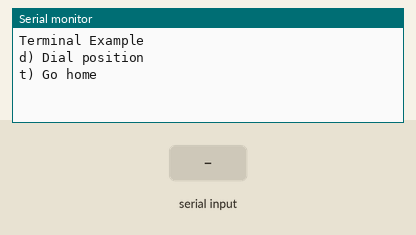
The sketch below on a simulated Arduino Uno, built with avr-gcc and run on an emulated ATmega328P. On the bench: the last lines printed to the serial monitor. Inputs (shaded band) come from the test bench.

Above: at 1.2 s.
1.3 s: "90,45\n" received over Serial
At 2.5 s:
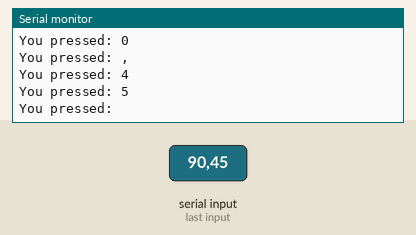
2.8 s: "d90\n" received over Serial
At 3.3 s:
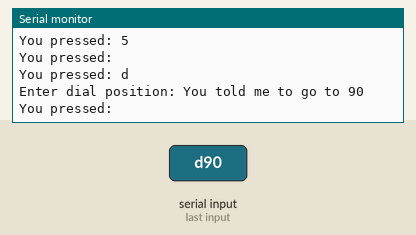
4.3 s: "d" received over Serial
At 5.1 s:
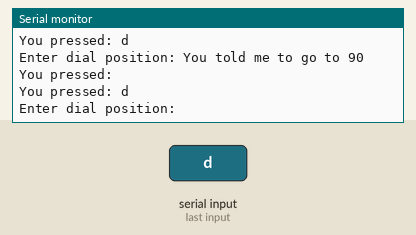
5.8 s: "30,150\n" received over Serial
At 6.7 s:
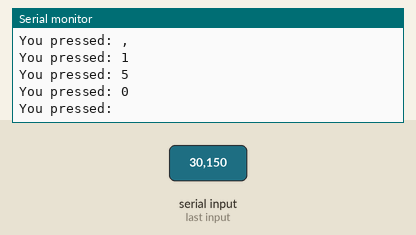
Timing chart, 0 to 8.3 s (numbered marks = the images above; inputs shaded):
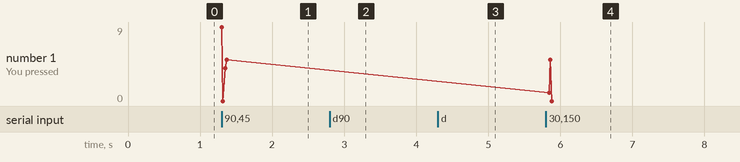

Measured:
- after the input at 1.3 s, the serial monitor: prints a new line at once (image 1)
- after the input at 2.8 s, the serial monitor: prints a new line at once (image 2)
- after the input at 4.3 s, the serial monitor: prints a new line at once (image 3)
- after the input at 5.8 s, the serial monitor: prints a new line at once (image 4)
- plotted number 1: 5 → 0 after the input at 5.8 s

The sketch:

command-prompt.ino
```cpp
void setup() {
  // put your setup code here, to run once:
  Serial.begin(9600);
  Serial.println("Terminal Example");

  Serial.println("d) Dial position");
  Serial.println("t) Go home");
}

void loop() {
  // put your main code here, to run repeatedly:
  byte incoming;
  if (Serial.available()) {
    incoming = Serial.read();
    Serial.print("You pressed: ");
    Serial.write(incoming);
    Serial.println();

    if (incoming == 'd') {
      Serial.print("Enter dial position: ");
      while (!Serial.available());
      int dialPosition = Serial.parseInt();

      Serial.print("You told me to go to ");
      Serial.println(dialPosition);
    }
  }
}
```
